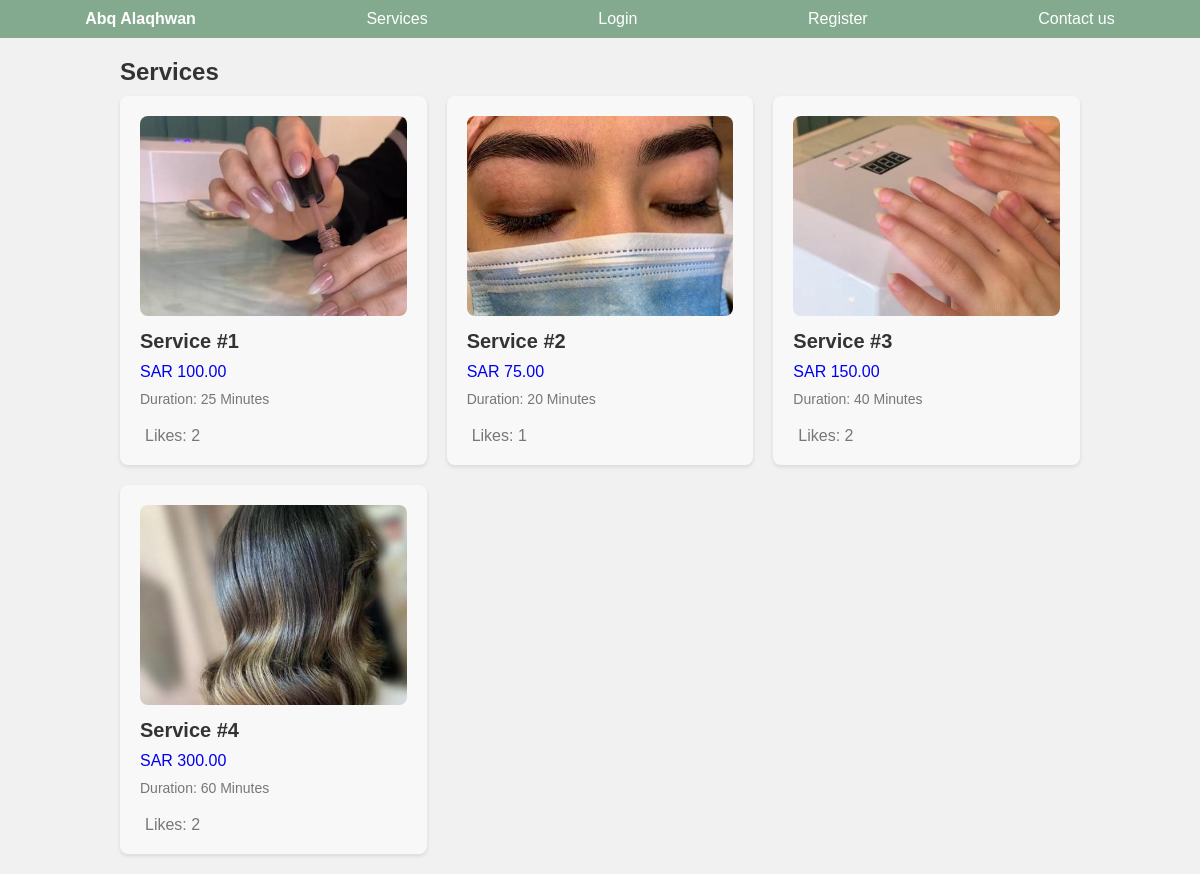
Page /services/ on the committed database.
### salon/models.py (models this page shows)
class Service(models.Model):
    title = models.CharField(max_length=100)
    price = models.DecimalField(max_digits=8, decimal_places=2)
    duration = models.IntegerField()
    image = models.ImageField(upload_to='services/')
    likes = models.ManyToManyField(User, related_name='liked_services')
    def total_likes(self):
        return self.likes.count()

### salon/views.py (the view)
# urls.py: path('services/', views.services, name='services'),
def services(request):
    services = Service.objects.all()
    liked_services = request.user.liked_services.all(
    ) if request.user.is_authenticated else []
    return render(request, 'salon/services.html', {'services': services, 'liked_services': liked_services})

### salon/templates/salon/services.html (shortened to what this page needs)
{% extends 'salon/base.html' %}
{% block content %}
<h2>Services</h2>
<div class="service-container">
    {% for service in services %}
    <a style="text-decoration:none" href="{% url 'service_detail' service.id %}">
        <div class="service-card">
            <img class="service-image" src="{{ service.image.url }}" alt="{{ service.title }}">
            <h2 class="service-title">{{ service.title }}</h2>
            <p class="service-price">SAR {{ service.price }}</p>
            <p class="service-duration">Duration: {{ service.duration }}</p>
            <div class="service-actions">
                <div class="service-like">
                    <span class="service-likes-count">Likes: {{ service.total_likes }}</span>
                </div>
            </div>
        </div>
    </a>
    {% endfor %}
</div>
{% endblock %}

### salon/templates/salon/base.html (shortened to what this page needs)
{% load static %}
<!DOCTYPE html>
<html>
<head>
    <link rel="stylesheet" type="text/css" href="{% static 'salon/style.css' %}">
</head>
<body>
    {% include 'salon/navbar.html' %}
    <div class="container">
        {% block content %}
        {% endblock %}
    </div>
</body>
</html>

### salon/templates/salon/navbar.html
<nav>
    <ul>
        <li><a style="font-weight: bolder;" href="{% url 'home' %}">Abq Alaqhwan</a></li>
        <li><a href="{% url 'services' %}">Services</a></li>
        {% if user.is_authenticated %}
        <li><a href="{% url 'logout' %}">Logout</a></li>
        {% else %}
        <li><a href="{% url 'login' %}">Login</a></li>
        <li><a href="{% url 'register' %}">Register</a></li>
        {% endif %}
        <li><a href="{% url 'contact' %}">Contact us</a></li>
    </ul>
</nav>

### salon/static/salon/style.css (style rules this page uses)
body, h1, h2, h3, p, ul, li, form, input, textarea, button { margin: 0; padding: 0; box-sizing: border-box; }
body { font-family: Arial, sans-serif; background-color: #f1f1f1; }
.container { max-width: 960px; margin: 0 auto; padding: 20px; }
nav { background-color: #83aa8f; }
nav ul { list-style: none; display: flex; justify-content: space-around; padding: 10px 0; }
nav ul li { display: inline-block; }
nav ul li a { color: #fff; text-decoration: none; padding: 10px; }
h1, h2, h3 { color: #333; margin-bottom: 10px; }
.service-container { display: grid; grid-template-columns: repeat(auto-fit, minmax(300px, 1fr)); gap: 20px; }
.service-card { background-color: #f8f8f8; border-radius: 8px; padding: 20px; box-shadow: 0 2px 4px rgba(0, 0, 0, 0.1); }
.service-image { width: 100%; height: 200px; object-fit: cover; border-radius: 8px; margin-bottom: 10px; }
.service-title { font-size: 20px; font-weight: bold; margin-bottom: 10px; }
.service-price { font-size: 16px; margin-bottom: 10px; }
.service-duration { font-size: 14px; color: #777; margin-bottom: 20px; }
.service-actions { display: flex; align-items: center; justify-content: space-between; }
.service-like { display: flex; align-items: center; color: #777; cursor: pointer; }
.service-likes-count { margin-left: 5px; }

### rows in the picture
Service: image (picture), title "Service #1", price "100.00", duration "25 Minutes", total_likes "2"
Service: image (picture), title "Service #2", price "75.00", duration "20 Minutes", total_likes "1"
Service: image (picture), title "Service #3", price "150.00", duration "40 Minutes", total_likes "2"
Service: image (picture), title "Service #4", price "300.00", duration "60 Minutes", total_likes "2"
